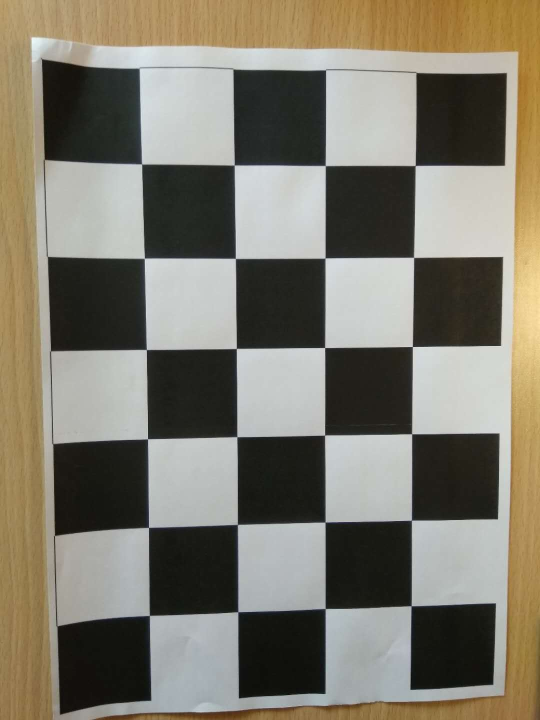
//> input picture project/projective/test.jpg, 1080 x 1440 px (shown at 1/2 size)
$ ./projective   (built with g++ and OpenCV 4)
//> lines starting //> are read from the running program, lines starting //| are printed output that depends on the picture
#include  "opencv2/highgui.hpp"
#include  "opencv2/imgproc.hpp"
#include  <iostream>
#include  <stdio.h>
using  namespace  cv;
using  namespace  std;
/**  @function  main  */
int  main(  int  argc,  char**  argv  )
{
     Mat src;
     src=cv::imread( "test.jpg");
//> src is the input picture: 1440 rows x 1080 cols, CV_8UC3; mean B, G, R 108.8, 122.1, 126.6
         if (!src.data)
         {
            cout<<"load image failed..."<<endl;
            return 0;
         }

    vector<Point> not_a_rect_shape;
    not_a_rect_shape.push_back(Point(122,0));
    not_a_rect_shape.push_back(Point(814,0));
    not_a_rect_shape.push_back(Point(22,540));
    not_a_rect_shape.push_back(Point(910,540));
     // For debugging purposes, draw green lines connecting those points
     // and save it on disk
    const Point* point = &not_a_rect_shape[0];
    int n = (int )not_a_rect_shape.size();


     //  topLeft, topRight, bottomRight, bottomLeft
    cv::Point2f src_vertices[4];
    src_vertices[0] = not_a_rect_shape[0];
    src_vertices[1] = not_a_rect_shape[1];
    src_vertices[2] = not_a_rect_shape[2];
    src_vertices[3] = not_a_rect_shape[3];

    Point2f dst_vertices[4];
    dst_vertices[0] = Point(0, 0);
    dst_vertices[1] = Point(960,0);
    dst_vertices[2] = Point(0,540);
    dst_vertices[3] = Point(960,540);
    Mat warpMatrix = getPerspectiveTransform(src_vertices, dst_vertices);
    cv::Mat rotated;
    warpPerspective(src, rotated, warpMatrix, rotated.size(), INTER_LINEAR, BORDER_CONSTANT);
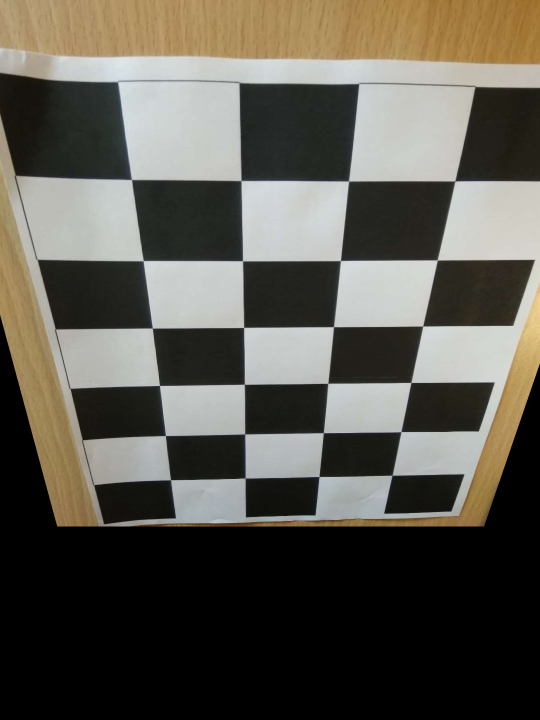
//> rotated: 1440 rows x 1080 cols, CV_8UC3 (shown at 1/2 size); mean B, G, R 79.2, 88, 90.9

    Mat warpMatrix_r = getPerspectiveTransform(dst_vertices, src_vertices);
    cv::Mat rotated_r;
    warpPerspective(rotated, rotated_r, warpMatrix_r, rotated_r.size(), INTER_LINEAR, BORDER_CONSTANT);
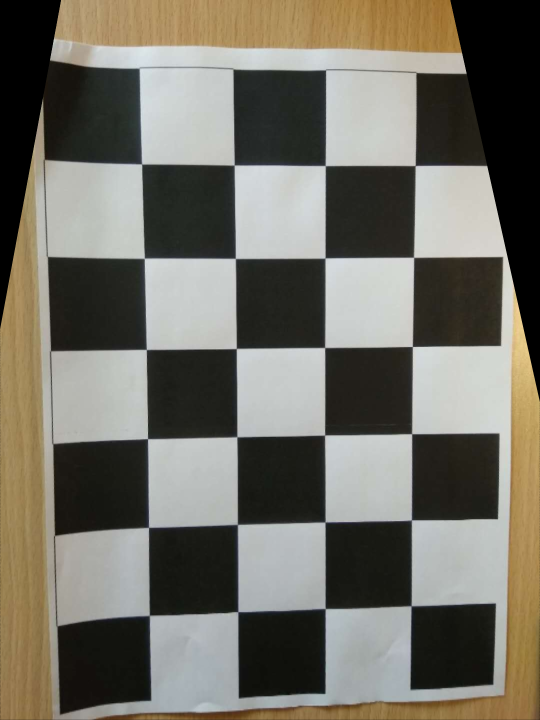
//> rotated_r: 1440 rows x 1080 cols, CV_8UC3 (shown at 1/2 size); mean B, G, R 101.5, 111.6, 114.4
     // [6 lines of commented-out code are left out]

    cv::namedWindow( "Original Image",0);
    cv::imshow( "Original Image",src);

    cv::namedWindow( "warp perspective",0);
    cv::imshow( "warp perspective",rotated);

    cv::namedWindow( "perspective refresh",0);
    cv::imshow( "perspective refresh",rotated_r);

    imwrite("perspectiveTransform.jpg",rotated);
    imwrite( "result.jpg",rotated_r);
    cv::waitKey();
     return 0;
}
